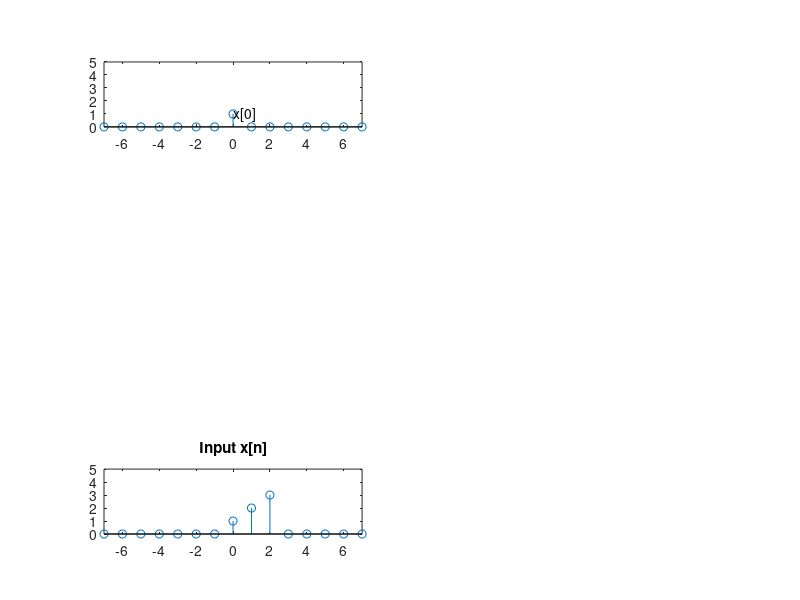

Write the MATLAB code that produced this figure. (Note: this script raises an error after producing the figure.)
% Plot the operation of convolution

n = -7:7;
x = [0 0 0 0 0 0 0 1 2 3 0 0 0 0 0];

subplot(4,2,7);
stem(n, x);
limit=[min(n), max(n), 0, 5];
axis(limit);
title('Input x[n]');

subplot(4,2,1);
x0=0*x;
x0(8)=x(8);
stem(n, x0);
axis(limit);
h=text(0, x0(8), 'x[0]'); set(h, 'horiz', 'center', 'vertical', 'bottom');

subplot(4,2,2);
y0=0*x;
index=find(x0);
for i=index:length(n)
	y0(i)=x0(index)*exp(-(i-index)/2);
end
stem(n, y0);
axis(limit);
h=text(0, x0(8), 'x[0]*h[n-0]'); set(h, 'vertical', 'bottom');

subplot(4,2,3);
x1=0*x;
x1(9)=x(9);
stem(n, x1);
axis(limit);
h=text(1, x1(9), 'x[1]'); set(h, 'horiz', 'center', 'vertical', 'bottom');

subplot(4,2,4);
y1=0*x;
index=find(x1);
for i=index:length(n)
	y1(i)=x1(index)*exp(-(i-index)/2);
end
stem(n, y1);
axis(limit);
h=text(1, x1(9), 'x[1]*h[n-1]'); set(h, 'vertical', 'bottom');

subplot(4,2,5);
x2=0*x;
x2(10)=x(10);
stem(n, x2);
axis(limit);
h=text(2, x2(10), 'x[2]'); set(h, 'horiz', 'center', 'vertical', 'bottom');

subplot(4,2,6);
y2=0*x;
index=find(x2);
for i=index:length(n)
	y2(i)=x2(index)*exp(-(i-index)/2);
end
stem(n, y2);
axis(limit);
h=text(2, x2(10), 'x[2]*h[n-2]'); set(h, 'vertical', 'bottom');

subplot(4,2,8);
stem(n, y0+y1+y2);
axis(limit);
title('Output y[n] = x[0]*h[n-0] + x[1]*h[n-1] + x[2]*h[n-2]');